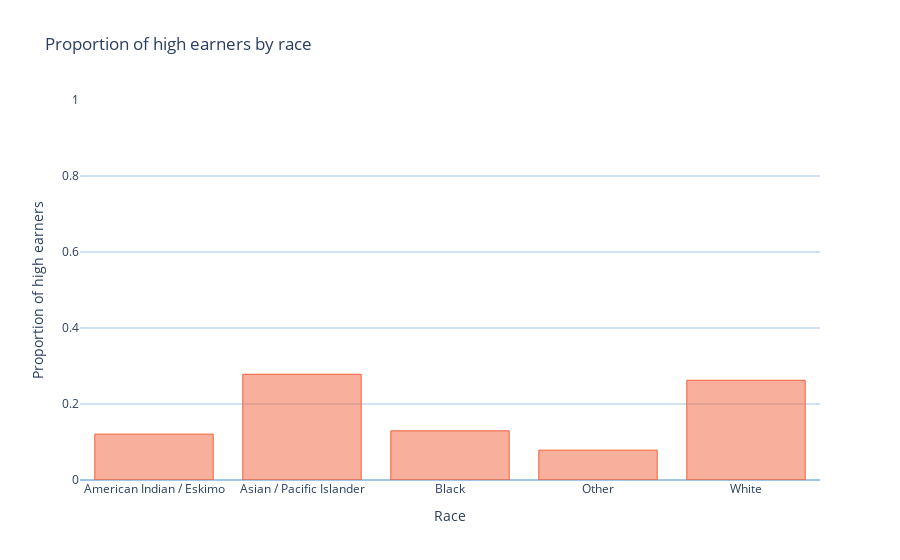

This figure's notebook cell:
### Code cell
salary_by_race = train[["race", "salary"]].groupby("race").mean()

fig_salary_by_race = bar_chart(
    x=[
        "American Indian / Eskimo",
        "Asian / Pacific Islander",
        "Black",
        "Other",
        "White",
    ],
    y=salary_by_race.salary,
    title="Proportion of high earners by race",
    xlabel="Race",
    ylabel="Proportion of high earners",
)
fig_salary_by_race

### Figure 1 — Plotly figure (JSON) as saved in the notebook; plotly's stock layout.template omitted (floating-point values rounded to 4 significant figures)
{"data": [{"marker": {"color": "rgba(242,96,59,0.5)", "line": {"color": "#f2603b", "width": 1}}, "type": "bar", "x": ["American Indian / Eskimo", "Asian / Pacific Islander", "Black", "Other", "White"], "y": [0.1207, 0.2782, 0.1294, 0.07853, 0.2625]}], "layout": {"autosize": true, "hovermode": "closest", "paper_bgcolor": "rgba(0,0,0,0)", "plot_bgcolor": "rgba(0,0,0,0)", "title": {"text": "Proportion of high earners by race"}, "xaxis": {"fixedrange": true, "gridcolor": "rgba(0,0,0,0)", "ticktext": ["American Indian / Eskimo", "Asian / Pacific Islander", "Black", "Other", "White"], "tickvals": ["American Indian / Eskimo", "Asian / Pacific Islander", "Black", "Other", "White"], "title": {"text": "Race"}, "zerolinecolor": "rgba(0,0,0,0)"}, "yaxis": {"fixedrange": true, "gridcolor": "rgb(159, 197, 232)", "range": [0, 1], "title": {"text": "Proportion of high earners"}, "zerolinecolor": "rgb(159, 197, 232)"}}}
